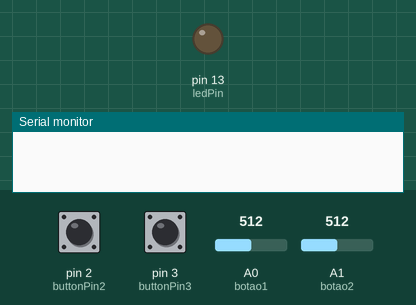
Bench run of a sketch on a simulated Arduino Uno, built with avr-gcc and run on an emulated ATmega328P. On the bench: output pins drawn as LEDs (lit = HIGH), the last lines printed to the serial monitor. The test bench sets the inputs (shaded band); at power-on: pin 2 (buttonPin2) HIGH, pin 3 (buttonPin3) HIGH, A0 (botao1) = 512, A1 (botao2) = 512.

Above: at 1.2 s.
1.3 s: pin 2 (buttonPin2) pulled LOW for 0.15 s
At 2.5 s:
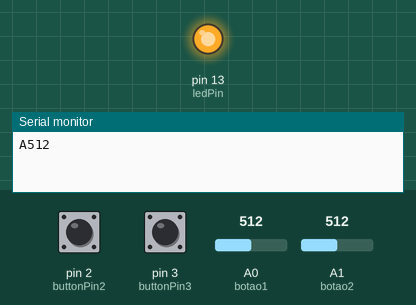
2.9 s: pin 3 (buttonPin3) pulled LOW for 0.15 s
Timing chart, 0 to 5.9 s (numbered marks = the images above; inputs shaded):
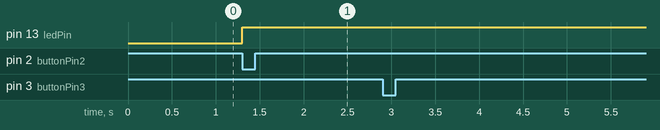

Measured:
- after the input at 1.3 s, pin 13 (ledPin): LOW → HIGH at once

The sketch:

serial_buttons.ino
```cpp
int buttonPin2 = 2; // nomeia o pino2 do arduino como buttonPin2
int buttonPin3 = 3; // nomeia o pino3 do arduino como buttonPin3
int ledPin = 13;    // nomeia o pino13 do arduino como ledPin
int botao1 = A0;    //selecionando o A0 como botao1
int valor_botao1 = 0; //iniciando a variavel
int botao2 = A1;  //selecionando o A1 como botao2
int valor_botao2 = 0; //iniciando a variavel

int buttonStatus2;  // Variavel de estado do buttonPin2
int buttonStatus3;  // Variavel de estado do buttonPin2

void setup() {
  pinMode(ledPin, OUTPUT);
  pinMode(buttonPin2, INPUT_PULLUP);
  pinMode(buttonPin3, INPUT_PULLUP);
  Serial.begin(9600);
}

void loop() {
  buttonStatus2 = digitalRead(buttonPin2);
  buttonStatus3 = digitalRead(buttonPin3);
  valor_botao1 = analogRead(botao1);
  valor_botao2 = analogRead(botao2);

  if (buttonStatus2 == LOW){   // quando o botao2 for pressionado, printa o valor1 no Serial
    digitalWrite(ledPin, HIGH);
    char buffer[30];
    int val1 = valor_botao1;
    sprintf(buffer, "A%d", val1);
    Serial.println(buffer);
    delay(500);
  }

  if (buttonStatus3 == LOW){   // quando o botao3 for pressionado, printa o valor2 no Serial
    digitalWrite(ledPin, HIGH);
    char buffer[30];
    int val2 = valor_botao2;
    sprintf(buffer, "B%d", val2);
    Serial.println(buffer);
     delay(500);
  }
}
```
